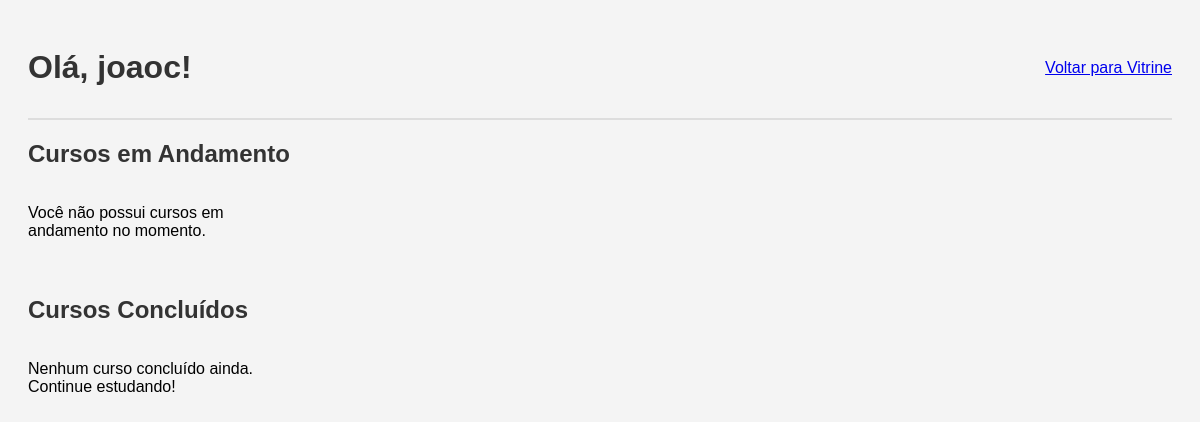
The app's page /perfil/ (signed in), older data.
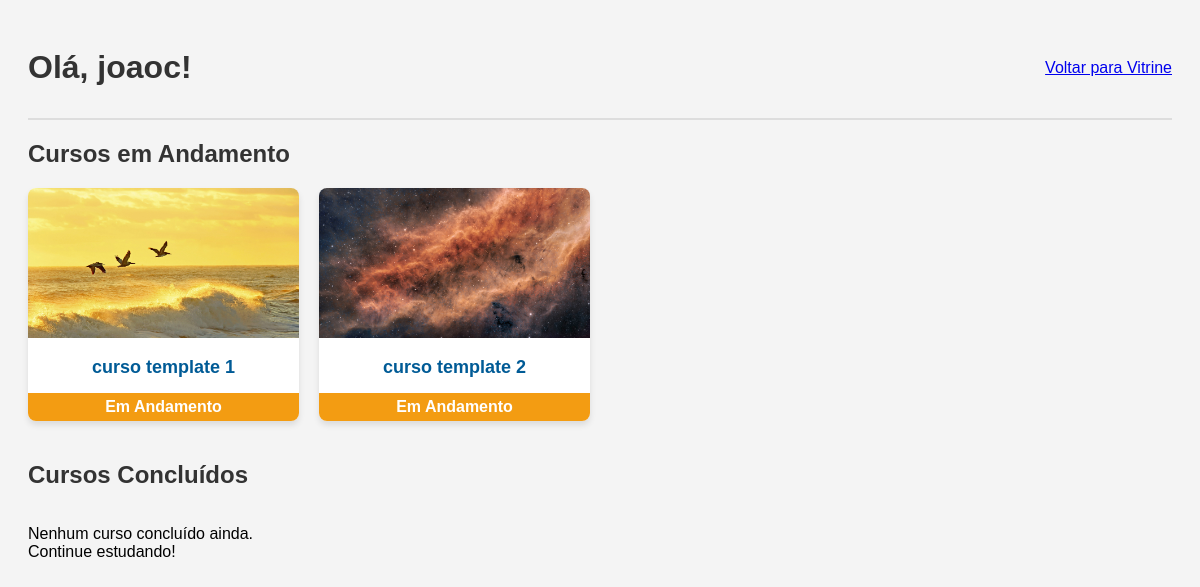
The same page, newer data.
### cursos/models.py (models this page shows, shortened)
class Inscricao(models.Model):
    STATUS_CHOICES = (
        ('andamento', 'Em Andamento'),
        ('concluido', 'Concluído'),
    )
    usuario = models.ForeignKey(User, on_delete=models.CASCADE)
    curso = models.ForeignKey(Curso, on_delete=models.CASCADE)
    status = models.CharField(max_length=20, choices=STATUS_CHOICES, default='andamento')
    data_inscricao = models.DateTimeField(auto_now_add=True)

class Curso(models.Model):
    nome = models.CharField(max_length=200)
    imagem = models.ImageField(upload_to='cursos_imagens/')
    resumo = models.CharField(max_length=250, default="Resumo do curso...")
    descricao = models.TextField(default="Descrição detalhada do curso...")
    preco = models.DecimalField(max_digits=6, decimal_places=2, default=0.00)

### cursos/views.py (the view)
# urls.py: path('perfil/', views.perfil, name='perfil'),
@login_required
def perfil(request):
    minhas_inscricoes = Inscricao.objects.filter(usuario=request.user)
    cursos_andamento = minhas_inscricoes.filter(status='andamento')
    cursos_concluidos = minhas_inscricoes.filter(status='concluido')
    return render(request, 'cursos/perfil.html', {
        'cursos_andamento': cursos_andamento,
        'cursos_concluidos': cursos_concluidos
    })

### cursos/templates/cursos/perfil.html (shortened to what this page needs)
<!DOCTYPE html>
<html lang="pt-br">
<head>
</head>
<body>
    <div class="container">
        <div class="cabecalho">
            <h1>Olá, {{ user.username }}!</h1>
            <a href="/">Voltar para Vitrine</a>
        </div>
        <h2>Cursos em Andamento</h2>
        <div class="grade-cursos">
            {% for inscricao in cursos_andamento %}
                <div class="card-curso">
                    {% if inscricao.curso.imagem %}
                        <img src="{{ inscricao.curso.imagem.url }}" alt="{{ inscricao.curso.nome }}">
                    {% endif %}
                    <h3>{{ inscricao.curso.nome }}</h3>
                    <span class="status andamento">Em Andamento</span>
                </div>
            {% empty %}
                <p>Você não possui cursos em andamento no momento.</p>
            {% endfor %}
        </div>
        <h2>Cursos Concluídos</h2>
        <div class="grade-cursos">
            {% for inscricao in cursos_concluidos %}
                <div class="card-curso">
                    {% if inscricao.curso.imagem %}
                        <img src="{{ inscricao.curso.imagem.url }}" alt="{{ inscricao.curso.nome }}">
                    {% endif %}
                    <h3>{{ inscricao.curso.nome }}</h3>
                    <span class="status concluido">Concluído!</span>
                </div>
            {% empty %}
                <p>Nenhum curso concluído ainda. Continue estudando!</p>
            {% endfor %}
        </div>
    </div>
</body>
</html>

### cursos/templates/cursos/perfil.html (style rules this page uses)
body { font-family: Arial, sans-serif; background-color: #f4f4f4; padding: 20px; }
.container { max-width: 1200px; margin: 0 auto; }
h1, h2 { color: #333; }
.cabecalho { display: flex; justify-content: space-between; align-items: center; border-bottom: 2px solid #ddd; padding-bottom: 10px; margin-bottom: 20px; }
.grade-cursos { display: grid; grid-template-columns: repeat(auto-fill, minmax(250px, 1fr)); gap: 20px; margin-bottom: 40px; }
.card-curso { background: white; border-radius: 8px; box-shadow: 0 4px 6px rgba(0,0,0,0.1); overflow: hidden; text-align: center; }
.card-curso img { width: 100%; height: 150px; object-fit: cover; }
.card-curso h3 { padding: 15px; margin: 0; color: #005b96; font-size: 18px; }
.status { padding: 5px 10px; color: white; font-weight: bold; display: block; }
.status.andamento { background-color: #f39c12; }

Row changes from the older to the newer data that the page shows:
added Inscricao: curso.imagem (picture), curso.nome "curso template 1"
added Inscricao: curso.imagem (picture), curso.nome "curso template 2"
Text that changed along with them:
text no longer shown: "Você não possui cursos em andamento no momento."
